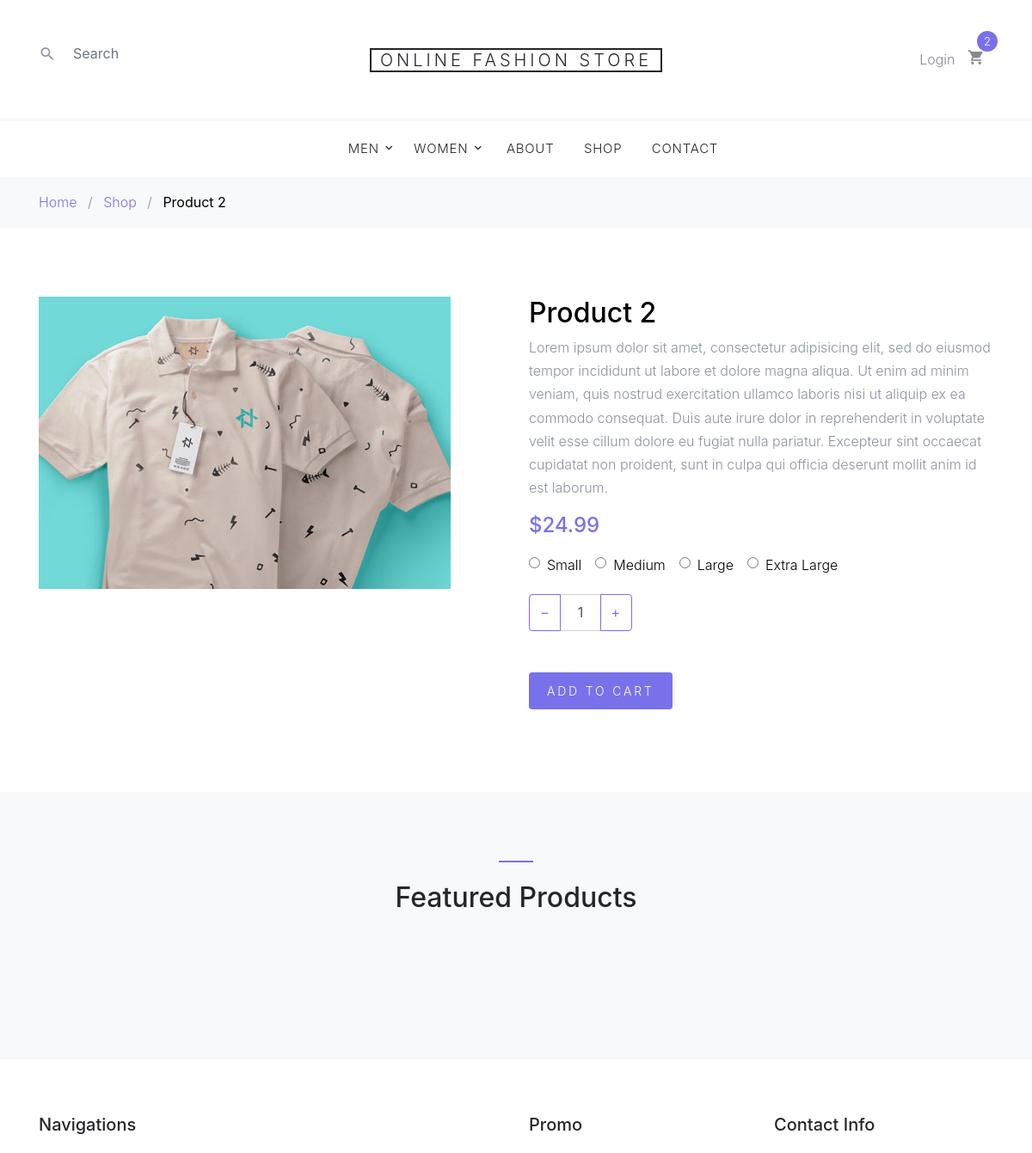
/shop-single.php?id=2 (upper part), run on an earlier commit of the app's database.
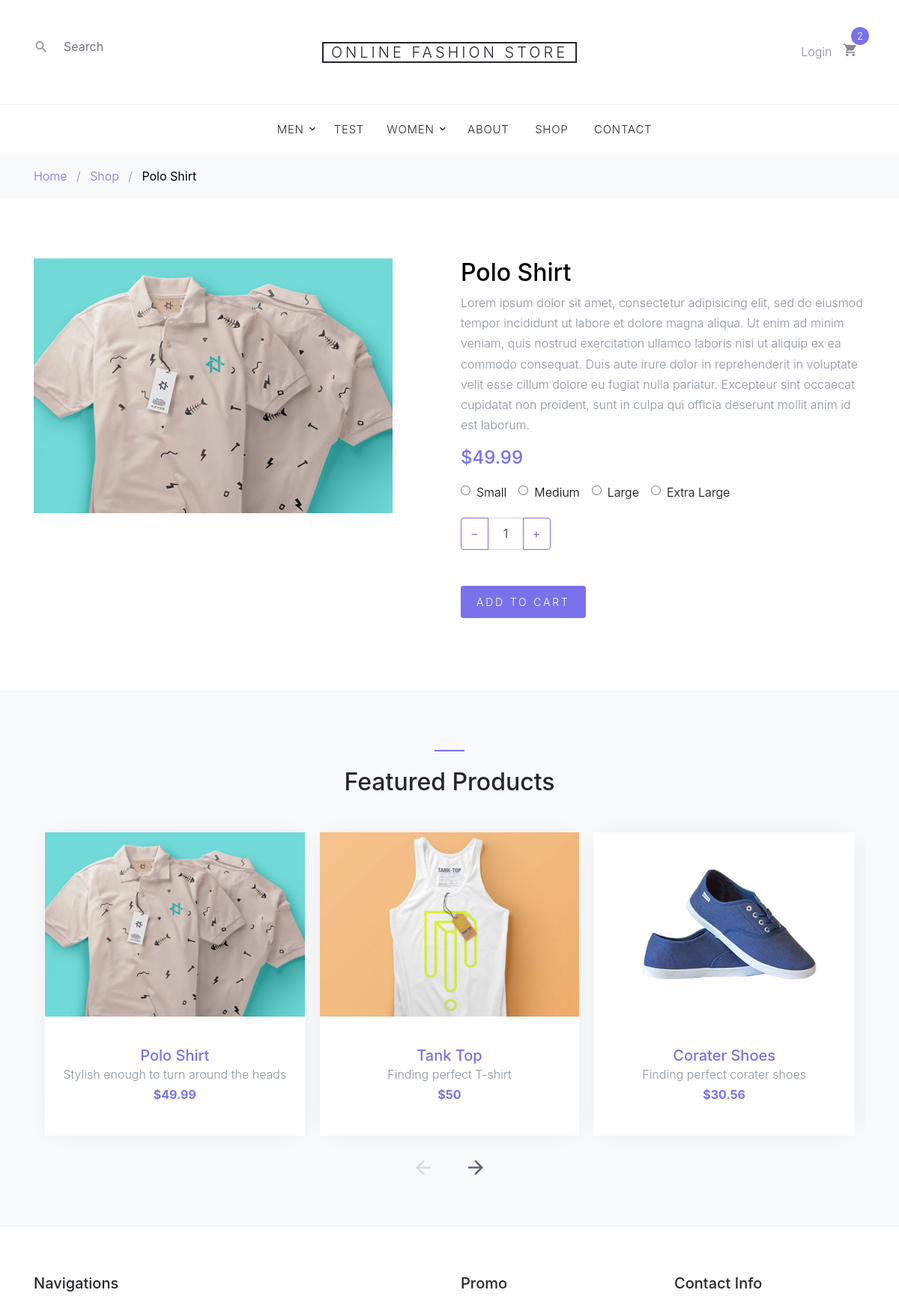
And on a later commit of the database.
### tables this page shows
CREATE TABLE `categories` (
  `id` int(11) NOT NULL,
  `label` varchar(150) NOT NULL DEFAULT '',
  `link_url` varchar(255) NOT NULL DEFAULT '#',
  `parent_id` int(11) NOT NULL DEFAULT '0'
);

CREATE TABLE `products` (
  `product_id` int(11) NOT NULL,
  `product_title` varchar(255) NOT NULL,
  `product_category_id` int(11) NOT NULL,
  `is_featured` tinyint(1) NOT NULL DEFAULT '0' COMMENT 'Is it a Featured product?',
  `product_price` float NOT NULL,
  `product_quantity` int(11) NOT NULL,
  `product_short_desc` varchar(150) NOT NULL,
  `product_description` text NOT NULL,
  `product_image` varchar(255) NOT NULL
);

### shop-single.php (the view, shortened to what the changed rows need)
<?php
include TEMPLATE_FRONT.DS.'header.php';
?>
<?php
$product = query("SELECT * FROM products WHERE product_id=".escape_string($_GET['id']));
  while ($row = fetch_array($product)) {
 ?>
    <div class="bg-light py-3">
      <div class="container">
        <div class="row">
          <div class="col-md-12 mb-0"><a href="index.php">Home</a> <span class="mx-2 mb-0">/</span> <a href="shop.php">Shop</a> <span class="mx-2 mb-0">/</span> <strong class="text-black"><?php echo $row['product_title'] ?></strong></div>
        </div>
      </div>
    </div>
    <div class="site-section">
      <div class="container">
        <div class="row">
          <div class="col-md-6">
            <img src="images/<?php echo $row['product_image'] ?>" alt="<?php echo $row['product_title'] ?>" class="img-fluid">
          </div>
          <div class="col-md-6">
            <h2 class="text-black"><?php echo $row['product_title'] ?></h2>
            <p><?php echo $row['product_description'] ?></p>
            <p><strong class="text-primary h4">$<?php echo $row['product_price'] ?></strong></p>
            <div class="mb-1 d-flex">
              <label for="option-sm" class="d-flex mr-3 mb-3">
                <span class="d-inline-block mr-2" style="top:-2px; position: relative;"><input type="radio" id="option-sm" name="shop-sizes"></span> <span class="d-inline-block text-black">Small</span>
              </label>
              <label for="option-md" class="d-flex mr-3 mb-3">
                <span class="d-inline-block mr-2" style="top:-2px; position: relative;"><input type="radio" id="option-md" name="shop-sizes"></span> <span class="d-inline-block text-black">Medium</span>
              </label>
              <label for="option-lg" class="d-flex mr-3 mb-3">
                <span class="d-inline-block mr-2" style="top:-2px; position: relative;"><input type="radio" id="option-lg" name="shop-sizes"></span> <span class="d-inline-block text-black">Large</span>
              </label>
              <label for="option-xl" class="d-flex mr-3 mb-3">
                <span class="d-inline-block mr-2" style="top:-2px; position: relative;"><input type="radio" id="option-xl" name="shop-sizes"></span> <span class="d-inline-block text-black"> Extra Large</span>
              </label>
            </div>
            <div class="mb-5">
              <div class="input-group mb-3" style="max-width: 120px;">
              <div class="input-group-prepend">
                <button class="btn btn-outline-primary js-btn-minus" type="button">&minus;</button>
              </div>
              <input type="text" class="form-control text-center" value="1" placeholder="" aria-label="Example text with button addon" aria-describedby="button-addon1">
              <div class="input-group-append">
                <button class="btn btn-outline-primary js-btn-plus" type="button">&plus;</button>
              </div>
            </div>
            </div>
            <p><a href="cart.php?add=<?php echo $row['product_id'] ?>" class="buy-now btn btn-sm btn-primary">Add To Cart</a></p>
          </div>
        </div>
      </div>
    </div>
<?php } ?>
    <div class="site-section block-3 site-blocks-2 bg-light">
      <?php
        include TEMPLATE_FRONT.DS.'slider.php';
      ?>
    </div>
    <?php include TEMPLATE_FRONT.DS.'footer.php'; ?>

### includes/functions.php (shortened to what the changed rows need)
<?php
 require_once('functions/cart.php');
function compareStrings($str, $substr) {
	if (strpos($str, $substr) !== false)
		return true;
	else
		return false;
}
function query($sql)
{
	global $connection;
	return mysqli_query($connection, $sql);
}
function escape_string($string)
{
	global $connection;
	return mysqli_real_escape_string($connection, $string);
}
function fetch_array($result)
{
	return mysqli_fetch_assoc($result);
}
function custom_dyn_menu($category, $parent = 0)
{
	$html = "";
	$url = $_SERVER['REQUEST_URI'];
	if (isset($category['parent_cats'][$parent])) {
		foreach ($category['parent_cats'][$parent] as $cat_id) {
			$href = "category.php?id=".$category['categories'][$cat_id]['id'];
			$activeClass = compareStrings($url, $href) ? 'active' : '';
			if (!isset($category['parent_cats'][$cat_id])) {
				$html .= "<li class='$activeClass'><a href='$href'>". $category['categories'][$cat_id]['label']."</a></li>";
			} else {
				$html .= "<li class='has-children $activeClass'><a href='$href'>". $category['categories'][$cat_id]['label'] . "</a>";
				$html .= "<ul class='dropdown'>";
				$html .= custom_dyn_menu($category, $cat_id);
				$html .= "</ul></li>";
			}
		}
	}
	return $html;
}
function getFeaturedProducts()
{
	$sql = "SELECT * FROM products";
	$sql .= " WHERE is_featured=1";
	$featuredProds = query($sql);
	return $featuredProds;
}
function get_cat_for_nav()
{
	$query = "SELECT * FROM categories ORDER BY parent_id, label ASC";
	$send_query = query($query);
	$category = array(
		'categories' => array(),
		'parent_cats' => array()
	);
	while ($row = mysqli_fetch_assoc($send_query)) {
		$category['categories'][$row['id']] = $row;
		$category['parent_cats'][$row['parent_id']][] = $row['id'];
	}
	return $category;
}
?>

### includes/templates/front/slider.php
<div class="container">
	<div class="row justify-content-center">
		<div class="col-md-7 site-section-heading text-center pt-4">
			<h2>Featured Products</h2>
		</div>
	</div>
	<div class="row">
		<div class="col-md-12">
			<div class="nonloop-block-3 owl-carousel">
				<?php
				$res = getFeaturedProducts();
				while ($row = fetch_array($res)) {?>
				<div class="item">
					<div class="block-4 text-center">
						<figure class="block-4-image">
							<img src="images/<?php echo $row['product_image']?>" alt="Image placeholder" class="img-fluid">
						</figure>
						<div class="block-4-text p-4">
							<h3><a href="shop-single.php?id=<?php echo $row['product_id']?>"><?php echo $row['product_title'] ?></a></h3>
							<p class="mb-0"><?php echo $row['product_short_desc']?></p>
							<p class="text-primary font-weight-bold">$<?php echo $row['product_price']?></p>
						</div>
					</div>
				</div>
				<?php } ?>
			</div>
		</div>
	</div>
</div>

What changed in the data, as far as the page shows it:
added categories: label "TEST"
now on one of the page's lists (row edited): products: product_title "Polo Shirt", product_short_desc "Stylish enough to turn around the heads", product_price "49.99"
changed products: product_title "Product 2" → "Polo Shirt"; product_price "24.99" → "49.99"
added products: product_image (picture), product_title "Tank Top", product_short_desc "Finding perfect T-shirt", product_price "50", shown under "Featured Products"
added products: product_image (picture), product_title "Corater Shoes", product_short_desc "Finding perfect corater shoes", product_price "30.56", shown under "Featured Products"
